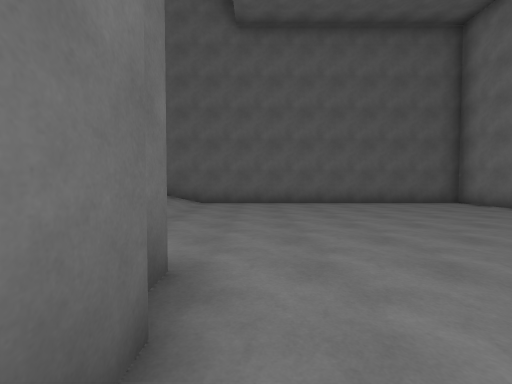
View 1 (above)

23 first-person views from a walk through a Unity game level. The camera is 1.3 m above the floor, tilts 2° down and sees 90° across. The floor is counted in squares, 2 m on a side. Each view is taken from the middle of a square. On the plan, view 1 faces up. The plan holds only what a view shows up to about 9 squares ahead; the rest is blank. The place goes on beyond the plan. The player character is not drawn.

View 2
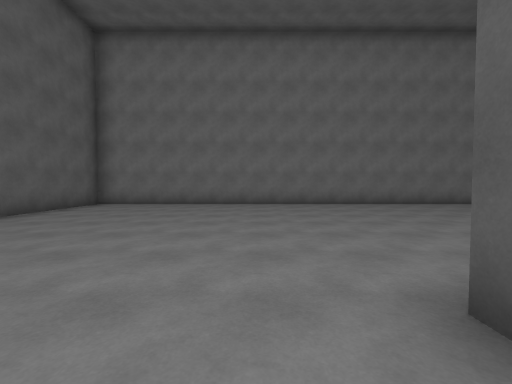

View 3
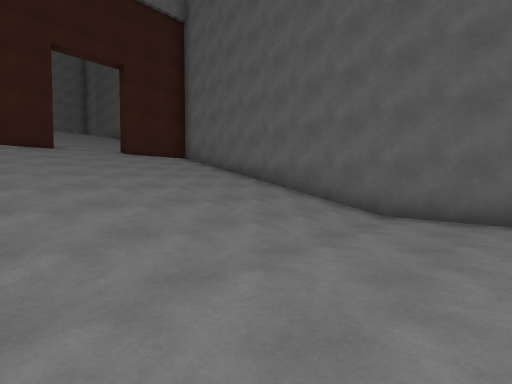

View 4
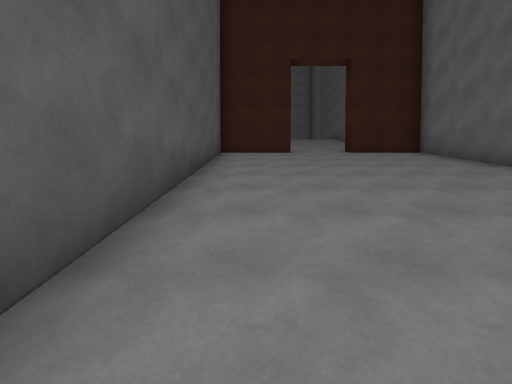

View 5
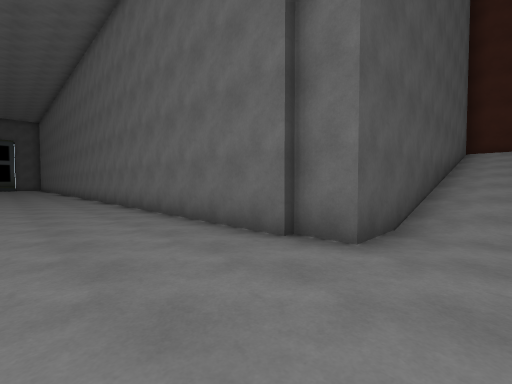

View 6
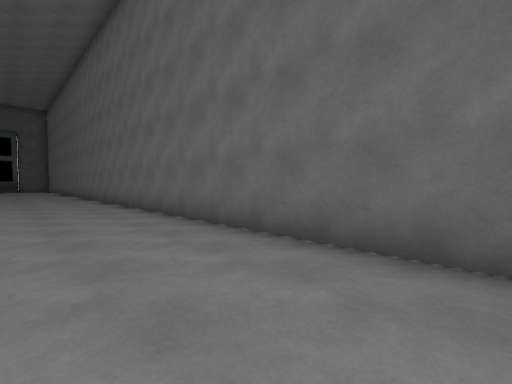

View 7
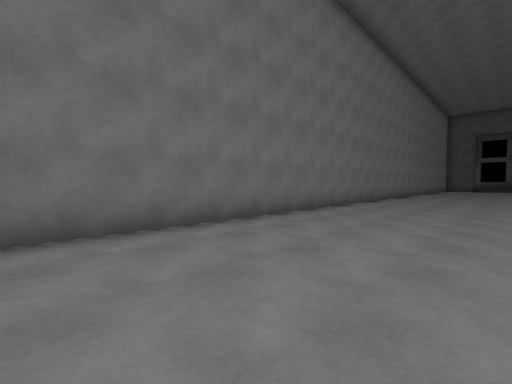

View 8
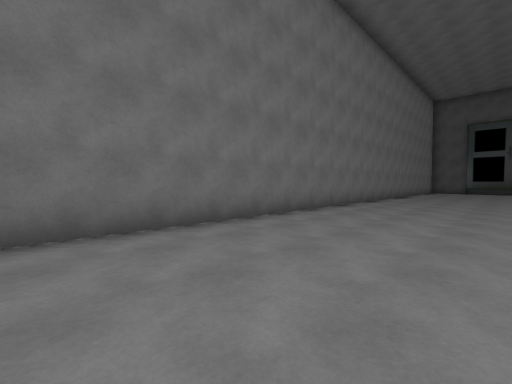

View 9
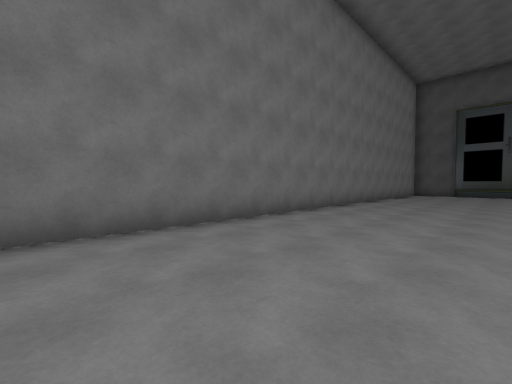

View 10
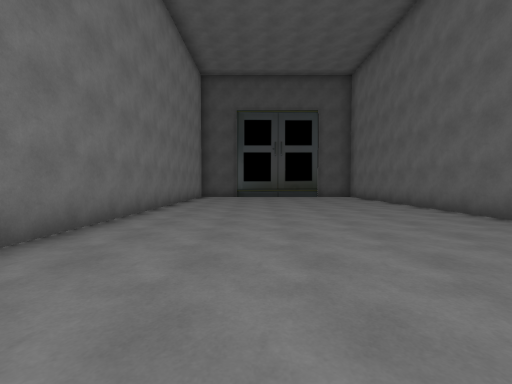

View 11
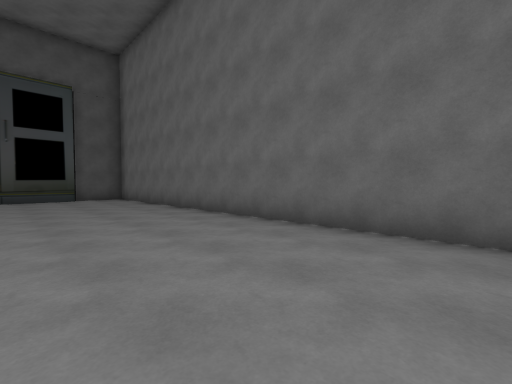

View 12
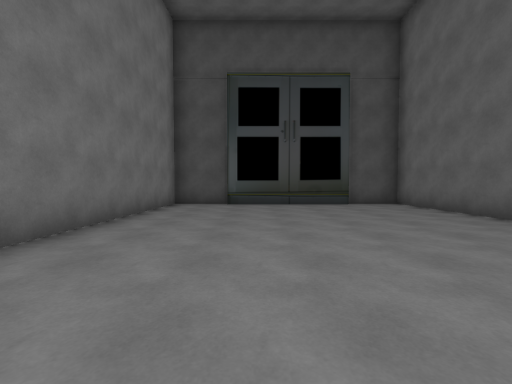

View 13
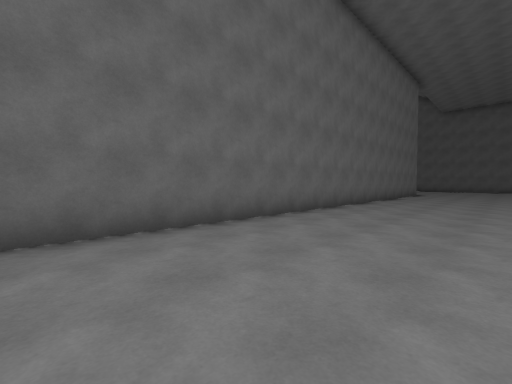

View 14
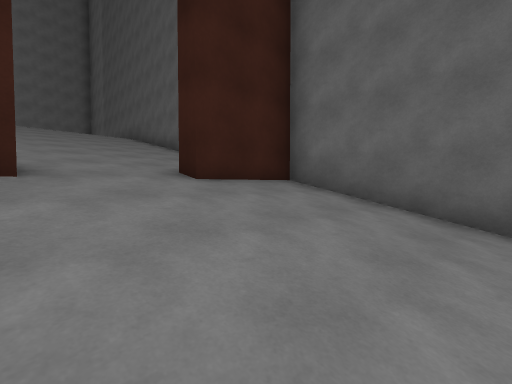

View 15
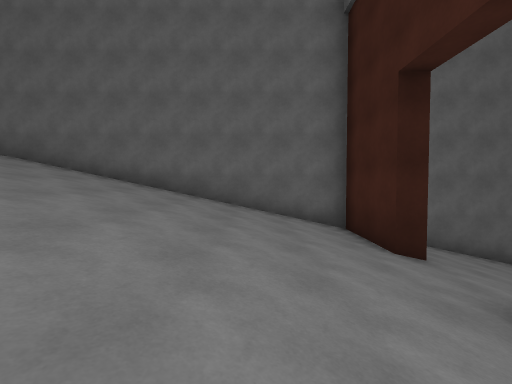

View 16
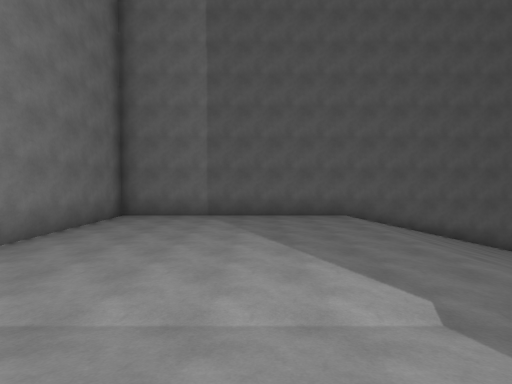

View 17
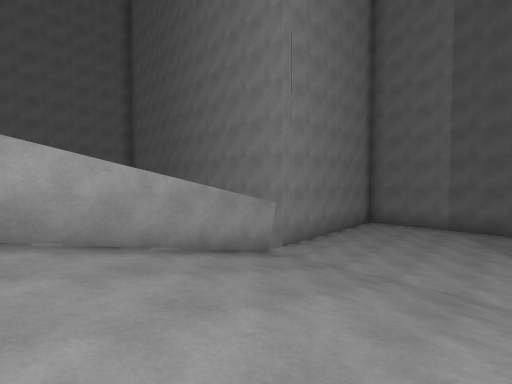

View 18
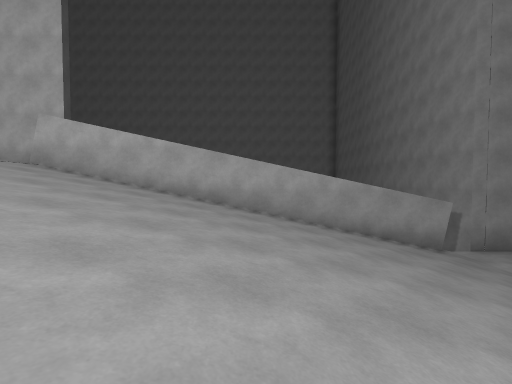

View 19
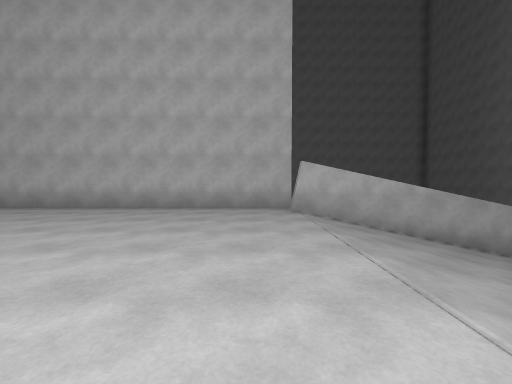

View 20
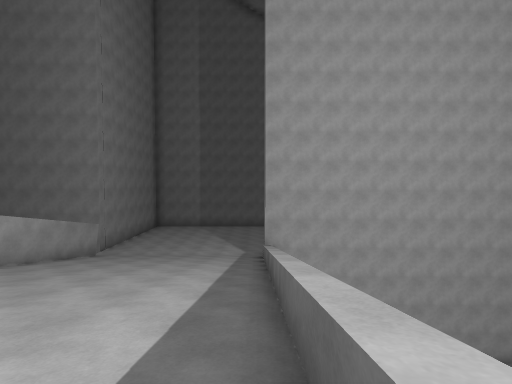

View 21
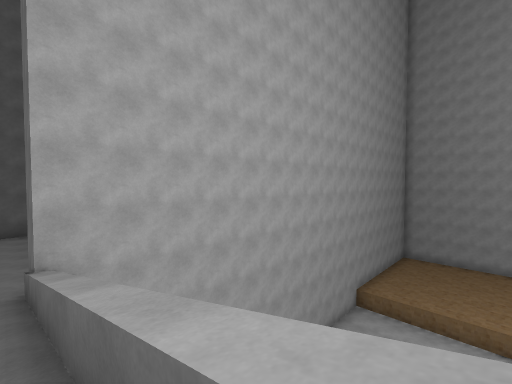

View 22
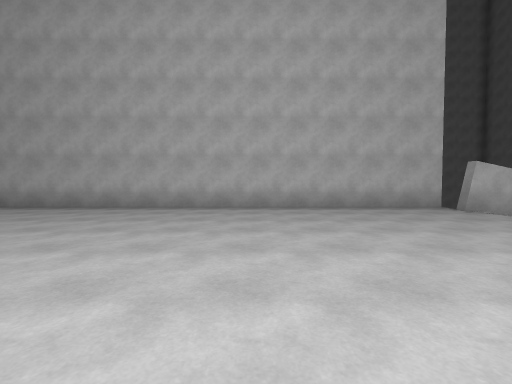

View 23
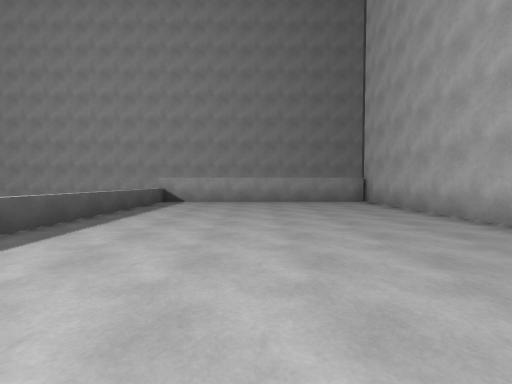

### Floor plan
Key: @ floor where view 1 was taken; # wall or solid block; . main floor; : floor 3.5 m higher than the main floor; + floor 7 m higher than the main floor; * floor 11.25 m higher than the main floor; / step, stairs or slope; ^ raised ledge; v drop or lower ground.
Columns run from 26 left of view 1 to 7 right of it. Each row starts with its distance up from view 1.
  9 ##################################
  8 #+++++++////////:#///////........#
  7 #+++++++/////////#///////........#
  6 #+++++++/////////////////........#
  5 #+++++++/////////////////........#
  4 #+++++++/////////#///////........#
  3 #+++++++/    /// #///////........#
  2 v+++++++      /  #///////........#
  1  #//////##################.......#
  0  #//////                 #@......#
 -1  #//////         v       #.......#
 -2  #//////         v^      #.......#
 -3  #//////         v^^     #.......#
 -4  #//////          ^^     #.......#
 -5  #//////                 #.......#
 -6  #//////                 #.......#
 -7  #//////                 #.......#
 -8 ##******                 #.......#
 -9 #*******                 #.......#
-10 #******                  #.......#
-11 #*****                   #.......#
-12 #******                  #.......#
-13 #*******                 #.......#
-14 #******                  #.......#
-15 #*****                   #.......#
-16 #******                  #.......#
-17 #*******                 #.......#
-18 #*******                 #.......#
-19 #*******                 #.......#
-20 #*******                 #.......#
-21 #*******                 #.......#
-22 #*******                 #.......#
-23 ########                 #.......#
-24                          #.......#
-25                          #########

Where each view was taken, in squares from view 1:
view 1: 0 up, 0 right, facing up
view 2: 3 up, 2 left, facing right
view 3: 3 up, 0 right, facing up-left
view 4: 3 up, 1 left, facing left
view 5: 3 up, 2 right, facing down-left
view 6: 2 down, 2 right, facing down-left
view 7: 1 down, 3 right, facing down-right
view 8: 6 down, 3 right, facing down-right
view 9: 10 down, 3 right, facing down-right
view 10: 13 down, 4 right, facing down
view 11: 14 down, 3 right, facing down-left
view 12: 17 down, 4 right, facing down
view 13: 14 down, 3 right, facing up-left
view 14: 4 up, 6 left, facing up-left
view 15: 2 up, 12 left, facing up
view 16: 0 up, 21 left, facing up
view 17: 3 down, 21 left, facing up-left
view 18: 3 down, 19 left, facing left
view 19: 9 down, 19 left, facing left
view 20: 8 down, 19 left, facing up
view 21: 4 down, 19 left, facing up-right
view 22: 13 down, 19 left, facing left
view 23: 14 down, 22 left, facing down
